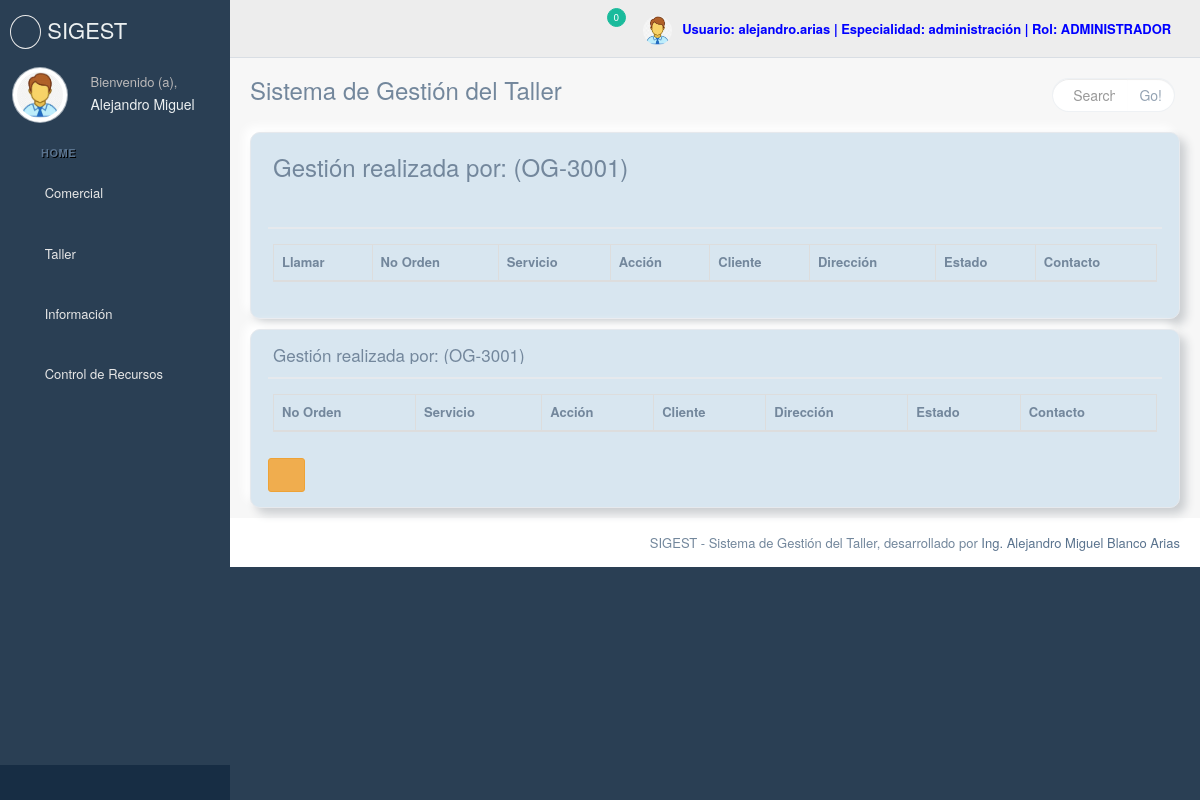
The page /index/gestion_telefono/ (signed in) on the database as committed earlier.
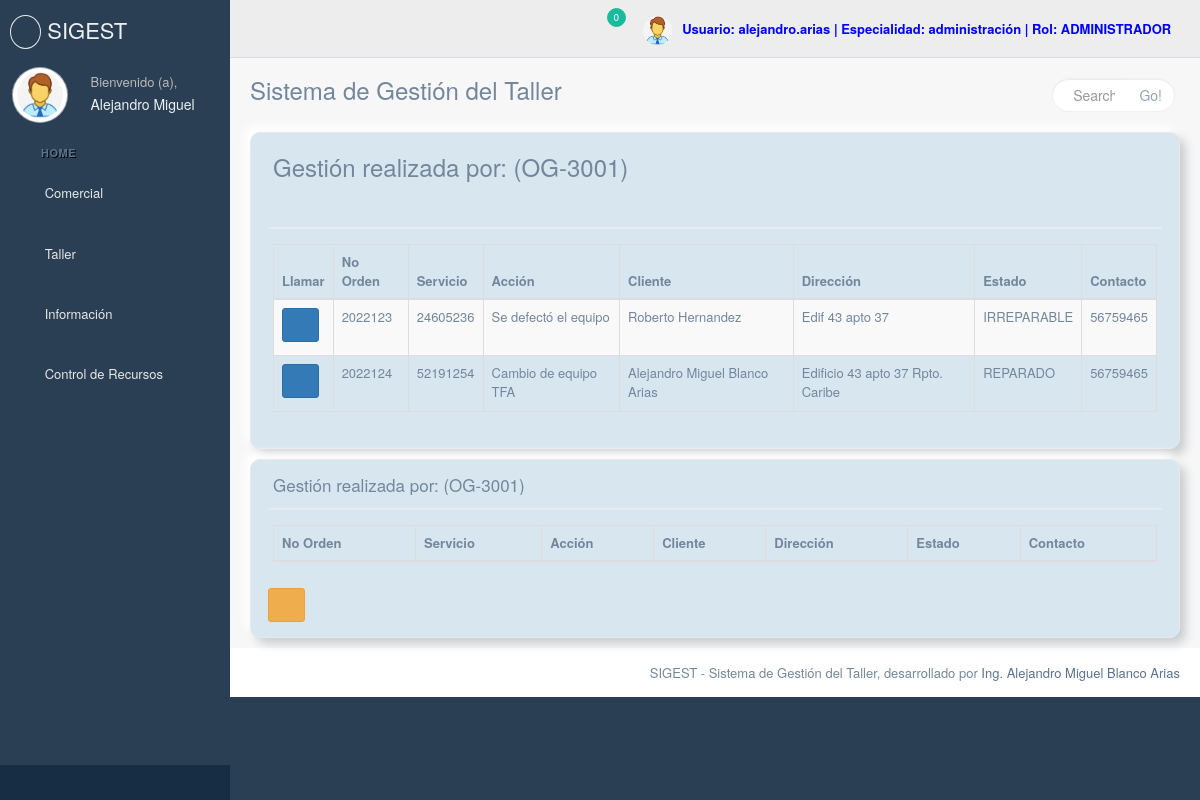
The same page on the database as committed later.
### Taller/models.py (models this page shows, shortened)
class OrdenPrimaria(models.Model):
    No_orden = models.CharField(max_length=50)
    fecha_creacion = models.DateTimeField()
    fecha_entrada_taller = models.DateTimeField(blank=True, null=True)
    centro = models.ForeignKey(Centro, on_delete=models.CASCADE)
    ordena = models.CharField(max_length=60, blank=True, null=True)
    """ Estos son campos nuevos"""
    folio_venta = models.CharField(max_length=80, blank=True, null=True)
    fecha_venta = models.DateTimeField(blank=True, null=True)
    garantia = models.CharField(max_length=20, blank=True, null=True)
    fecha_vencimiento_garantia = models.DateTimeField(null=True, blank=True)
    observaciones = models.TextField(null=True, blank=True)
    """ Aquí termina"""
    prefijo = models.ForeignKey(Prefijo, on_delete=models.CASCADE)
    servicio = models.CharField(max_length=20)
    modelo = models.ForeignKey(Modelo, on_delete=models.CASCADE)
    tecnologia = models.ForeignKey(Tecnologia, on_delete=models.CASCADE)
    defecto = models.ManyToManyField(Defecto)
    serie = models.CharField(max_length=80)
    nombre_cliente_entrega = models.CharField(max_length=120)
    direccion_cliente_entrega = models.CharField(max_length=120)
    ci_cliente_entrega = models.CharField(max_length=20)
    contacto_telefono = models.CharField(max_length=20)
    propietario = models.BooleanField(default=False)
    estado = models.ForeignKey(Estado, on_delete=models.CASCADE)
    confComercial = models.BooleanField(default=False)
    confTaller = models.BooleanField(default=False)
    entrega = models.CharField(max_length=60, blank=True, null=True)
    """ Datos a llenar al reparar"""
    fecha_defectacion = models.DateTimeField(blank=True, null=True)
    repara = models.CharField(max_length=60, blank=True, null=True)
    accion_reparacion = models.TextField(null=True, blank=True)
    mano_obra = models.ForeignKey(
        ManoObra, on_delete=models.CASCADE, blank=True, null=True
    )
    consumo_recursos = models.ManyToManyField(Consumo_Recursos, blank=True)
    """ Datos antes de cerrada la orden para la gestion de las salidas"""
    fecha_gestion = models.DateTimeField(blank=True, null=True)
    llama = models.ForeignKey(
        Trabajador, on_delete=models.CASCADE, blank=True, null=True
    )
    nombre_cliente = models.CharField(max_length=160, blank=True, null=True)
    impresion = models.BooleanField(default=False)
    """ Datos a llenar para cerrar la orden"""
    fecha_cierre = models.DateTimeField(null=True, blank=True)
    cierra = models.CharField(max_length=60, blank=True, null=True)
    nombre_cliente_recibe = models.CharField(max_length=120, blank=True, null=True)
    direccion_cliente_recibe = models.CharField(max_length=120, blank=True, null=True)
    ci_cliente_recibe = models.CharField(max_length=20, blank=True, null=True)
    cerrada = models.BooleanField(default=False)
    """ Este dato es muy importante y se actualiza tanto cuando se gestionan los telefonos como cuando cierra"""
    garantia_reparacion = models.DateTimeField(blank=True, null=True)
    """Variable para poder hacer analisis de tiempos"""
    tiempo = models.IntegerField(blank=True, null=True)
    objects = models.Manager()
    class Meta:
        verbose_name_plural = "Ordenes"

class Prefijo(models.Model):
    nombre = models.CharField(max_length=8, blank=True)
    def __str__(self):
        return self.nombre

class Estado(models.Model):
    nombre = models.CharField(max_length=60)
    def __str__(self):
        return self.nombre

### Taller/list_views.py (the view)
class GestionTelefono(ListadoOrdenesMixin):
    template_name = "Comercial/list_gest_tel.html"
    def get_context_data(self, **kwargs):
        context = super().get_context_data(**kwargs)
        self.model1 = (
            OrdenPrimaria.objects.filter(centro=self.request.user.trabajador.centro)
            .exclude(cerrada=True)
            .exclude(estado=get_object_or_404(Estado, pk=1))
            .exclude(estado=get_object_or_404(Estado, pk=2))
            .filter(nombre_cliente=None)
        )
        self.model2 = (
            OrdenPrimaria.objects.filter(centro=self.request.user.trabajador.centro)
            .exclude(cerrada=True)
            .exclude(estado=get_object_or_404(Estado, pk=1))
            .exclude(estado=get_object_or_404(Estado, pk=2))
            .exclude(nombre_cliente=None)
            .filter(impresion=False)
            .filter(llama=self.request.user.trabajador)
        )
        context["model1"] = self.model1
        context["model2"] = self.model2
        return context

### Taller/list_views.py (called while the page is built)
    def get_queryset(self):
        self.orden = OrdenPrimaria.objects.filter(
            centro=self.request.user.trabajador.centro
        )
        return self.orden

### Taller/models.py (called while the page is built)
    def __str__(self):
        return self.name

### Taller/views.py (called while the page is built)
    def get_context_data(self, **kwargs):
        context = super().get_context_data(**kwargs)
        modelComercial = OrdenPrimaria.objects.filter(
            centro=self.request.user.trabajador.centro
        ).filter(confComercial=False)
        cantidad = modelComercial.count()
        modelTaller = (
            OrdenPrimaria.objects.filter(centro=self.request.user.trabajador.centro)
            .filter(confComercial=True)
            .filter(confTaller=False)
        )
        cantidad1 = modelTaller.count()
        context["cantidad"] = cantidad
        context["modelComercial"] = modelComercial
        context["cantidad1"] = cantidad1
        context["modelTaller"] = modelTaller
        return context

### Taller/templates/Comercial/list_gest_tel.html (shortened to what the changed rows need)
{% extends "base.html" %}
{% load static %}
{%block stylecontent%}
<link rel="stylesheet" href="{% static 'css/stylesnew.css' %}">
<link href="{% static 'css/vendors/datatables.net-bs/css/dataTables.bootstrap.min.css' %}" rel="stylesheet">
<link href="{% static 'css/vendors/datatables.net-buttons-bs/css/buttons.bootstrap.min.css' %}" rel="stylesheet">
<link href="{% static 'css/vendors/datatables.net-fixedheader-bs/css/fixedHeader.bootstrap.min.css' %}" rel="stylesheet">
<link href="{% static 'css/vendors/datatables.net-responsive-bs/css/responsive.bootstrap.min.css' %}" rel="stylesheet">
<link href="{% static 'css/vendors/datatables.net-scroller-bs/css/scroller.bootstrap.min.css' %}" rel="stylesheet">
{%endblock%}
{% block content %}
<div class="row">
    <div class="col-md-12 col-sm-12 col-xs-12">
        <div class="x_panel pagenew-div">
            <div class="x_content">
                <table id="tablalist" class="table table-bordered table-striped">
                    <thead>
                        <tr>
                            <th>Llamar</th>
                            <th>No Orden</th>
                            <th>Servicio</th>
                            <th>Acción</th>
                            <th>Cliente</th>
                            <th>Dirección</th>
                            <th>Estado</th>
                            <th>Contacto</th>
                        </tr>
                    </thead>
                    <tbody>
                        {%for model in model1%}
                        <tr>
                            <td>
                                <form action="{% url 'gestion_telefono_llamar' model.id %}" method="get">
                                    <button type="submit" class="btn btn-custon-rounded-four btn-primary"><i class="fa fa-phone square"></i></button>
                                </form>
                            </td>
                            <td>{{model.No_orden}}</td>
                            <td>{{model.prefijo}}{{model.servicio}}</td>
                            <td>{{model.accion_reparacion}}</td>
                            <td>{{model.nombre_cliente_entrega}}</td>
                            <td>{{model.direccion_cliente_entrega}}</td>
                            <td>{{model.estado}}</td>
                            <td>{{model.contacto_telefono}}</td>
                        </tr>
                        {%endfor%}
                    </tbody>
                </table>
            </div>
        </div>
    </div>
</div>
<div class="row" id="gestionados">
    <div class="col-md-12 col-sm-12 col-xs-12">
        <div class="x_panel pagenew-div">
            <div class="x_title">
                <h2>Gestión realizada por: {%if user.is_authenticated%} {{user.trabajador.name}} ({{user.trabajador.codigo_siprec}}) {%endif%}</h2>
            </div>
            <div class="x_content">
                <table id="tablalist1" class="table table-bordered table-striped">
                    <thead>
                        <tr>
                            <th>No Orden</th>
                            <th>Servicio</th>
                            <th>Acción</th>
                            <th>Cliente</th>
                            <th>Dirección</th>
                            <th>Estado</th>
                            <th>Contacto</th>
                        </tr>
                    </thead>
                </table>
            </div>
        </div>
    </div>
</div>
{% endblock %}

### Taller/templates/base.html (shortened to what the changed rows need)
{% load static %}
<!DOCTYPE html>
<html lang="en">
<head>
    <link href="{% static 'css/vendors/bootstrap/dist/css/bootstrap.min.css' %}" rel="stylesheet">
    <link href="{% static 'css/vendors/font-awesome/css/font-awesome.min.css' %}" rel="stylesheet">
    <link href="{% static 'css/vendors/nprogress/nprogress.css' %}" rel="stylesheet">
    <link href="{% static 'css/vendors/pnotify/dist/pnotify.css' %}" rel="stylesheet">
    <link href="{% static 'css/vendors/pnotify/dist/pnotify.buttons.css' %}" rel="stylesheet">
    <link href="{% static 'css/vendors/pnotify/dist/pnotify.nonblock.css' %}" rel="stylesheet">
    <link href="{% static 'css/build/css/custom.css' %}" rel="stylesheet">
    {% block stylecontent %}
    {% endblock%}
</head>
<body class="nav-md">
    <div class="container body">
        <div class="main_container">
            <div class="col-md-3 left_col">
                <div class="left_col scroll-view">
                    <div class="profile clearfix">
                        <div class="profile_info">
                            <h2>{{user.first_name}}</h2>
                        </div>
                    </div>
                    <br />
                </div>
            </div>
            <div class="top_nav">
                <div class="nav_menu">
                    <nav>
                        <ul class="nav navbar-nav navbar-right">
                            <li class="">
                                <a href="javascript:;" class="user-profile dropdown-toggle" data-toggle="dropdown" aria-expanded="false">
                                    <img src="{% static 'img/image.jpg' %}" alt=""><b style="color: blue;">Usuario: {{user.username}} | Especialidad: {{user.trabajador.especialidad}} | Rol: {%for rol in user.groups.all%} {{rol.name}} {%endfor%}</b>
                                    <span class=" fa fa-angle-down"></span>
                                </a>
                            </li>
                    </nav>
                </div>
            </div>
            <div class="right_col" role="main">
                <div class="">
                    {%block content%}
                    {%endblock%}
                </div>
            </div>
        </div>
    </div>
</body>
</html>

Rows that differ between the two databases and show on the page:
added OrdenPrimaria: No_orden "2022123", prefijo "2460", servicio "5236", accion_reparacion "Se defectó el equipo", nombre_cliente_entrega "Roberto Hernandez", direccion_cliente_entrega "Edif 43 apto 37", estado "IRREPARABLE", contacto_telefono "56759465"
added OrdenPrimaria: No_orden "2022124", prefijo "5219", servicio "1254", accion_reparacion "Cambio de equipo TFA", nombre_cliente_entrega "Alejandro Miguel Blanco Arias", direccion_cliente_entrega "Edificio 43 apto 37 Rpto. Caribe", estado "REPARADO", contacto_telefono "56759465"
